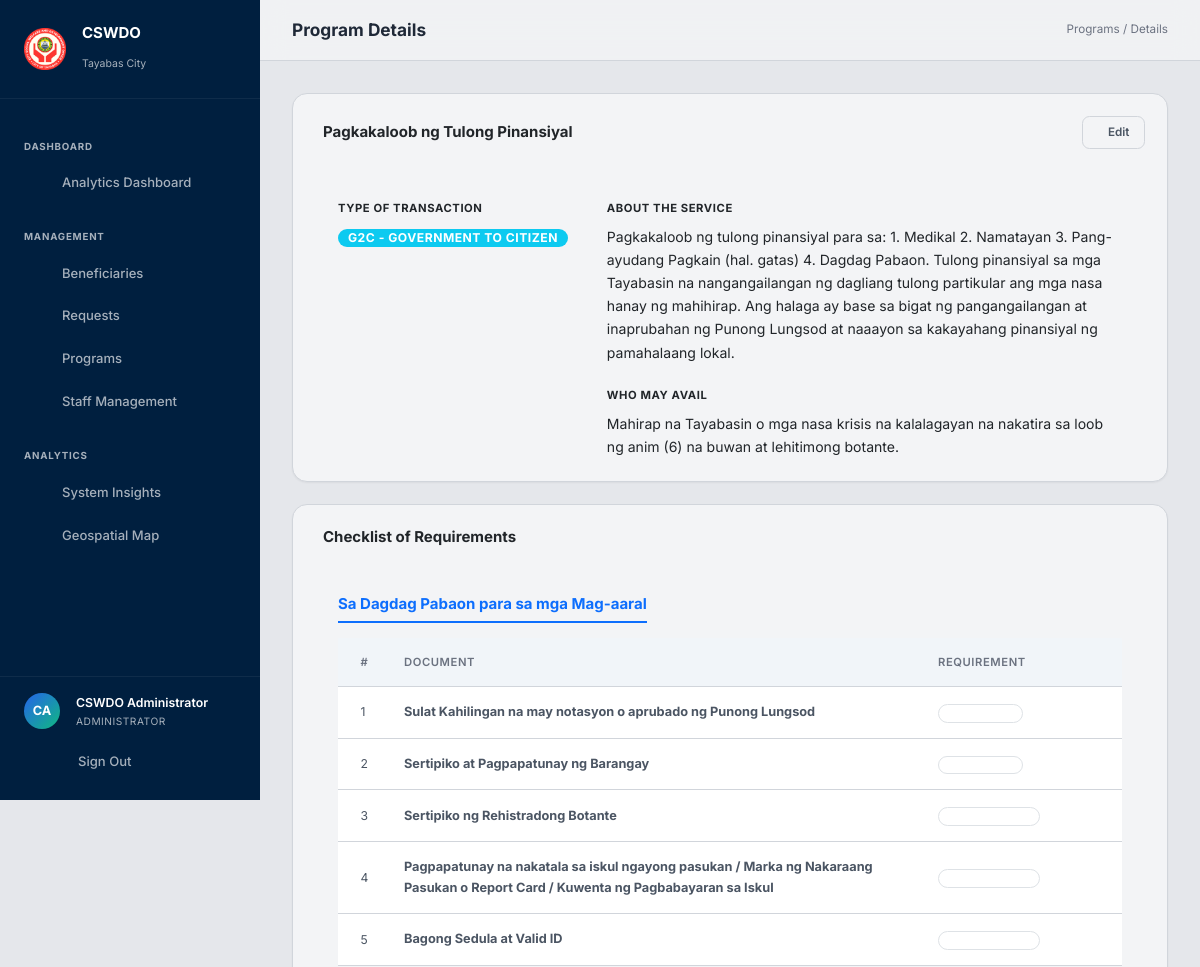
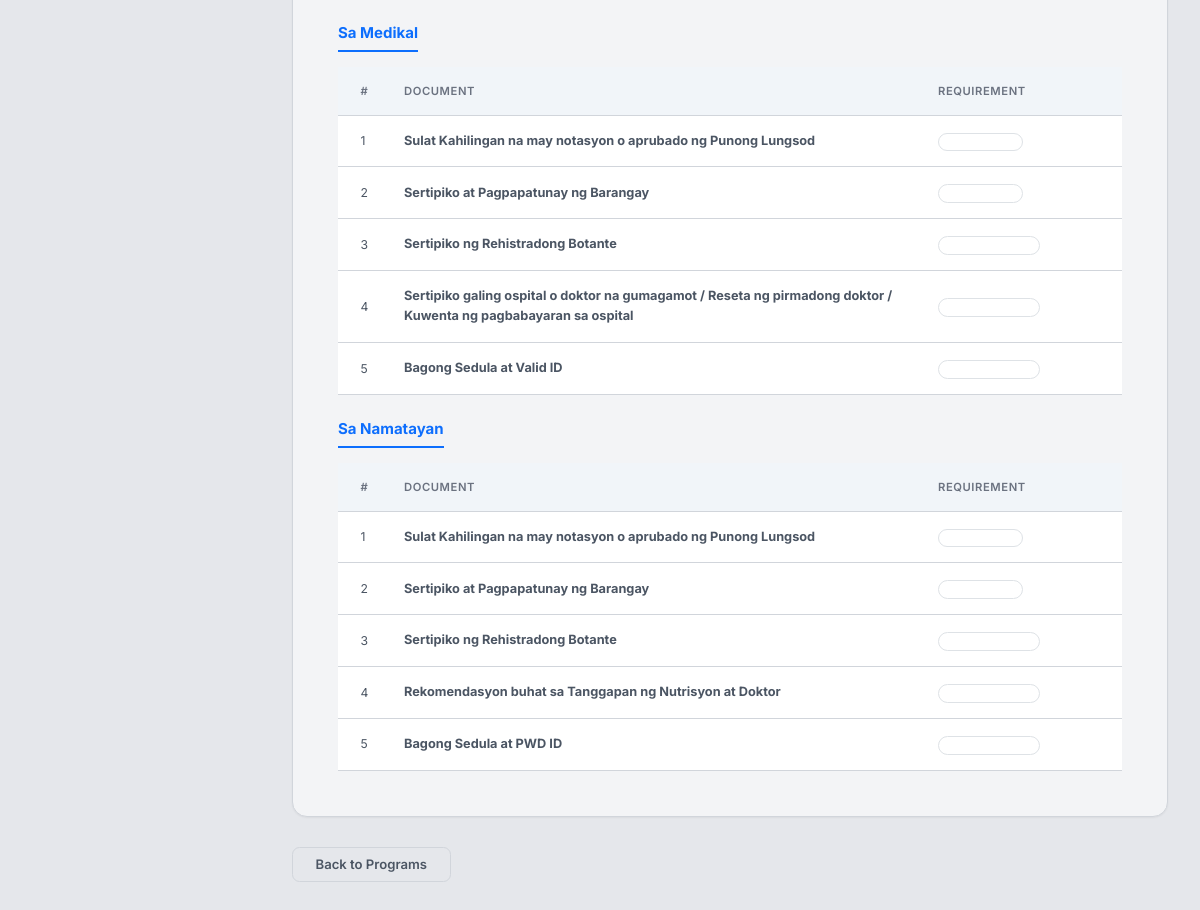
The page /programs/13/ (signed in) on the database its author committed (2 pictures, top to bottom).
### core/models.py (models this page shows, shortened)
class Program(models.Model):
    name = models.CharField(max_length=300, unique=True)
    description = models.TextField(blank=True)
    transaction_type = models.CharField(max_length=100, default='G2C - Government to Citizen')
    who_may_avail = models.TextField(blank=True)
    is_active = models.BooleanField(default=True)
    created_at = models.DateTimeField(auto_now_add=True)
    class Meta:
        ordering = ['name']

class ProgramRequiredDocument(models.Model):
    program = models.ForeignKey(Program, on_delete=models.CASCADE, related_name='required_documents')
    document_name = models.CharField(max_length=300)
    description = models.CharField(max_length=300, blank=True)
    category = models.CharField(max_length=100, blank=True)
    is_required = models.BooleanField(default=True)
    order = models.PositiveIntegerField(default=0)
    class Meta:
        ordering = ['category', 'order']

### core/views.py (the view)
# urls.py: path('programs/<int:pk>/', views.program_detail, name='program_detail'),
@login_required
def program_detail(request, pk):
    program = get_object_or_404(Program, pk=pk)
    program = get_object_or_404(Program, pk=pk)
    required_docs = program.required_documents.all()
    categories = {}
    for doc in required_docs:
        cat = doc.category or 'General'
        if cat not in categories:
            categories[cat] = []
        categories[cat].append(doc)
    return render(request, 'program_detail.html', {
        'program': program,
        'categories': categories,
    })

### core/models.py (called while the page is built)
    @property
    def is_admin(self):
        return self.role == 'admin'

### core/templates/program_detail.html (shortened to what this page needs)
{% extends 'base.html' %}
{% block page_title %}Program Details{% endblock %}
{% block breadcrumb %}Programs / Details{% endblock %}
{% block content %}
<div class="container-fluid px-0" style="max-width: 900px;">
    <div class="card mb-4">
        <div class="card-header border-0 pt-4 px-4 bg-transparent d-flex justify-content-between align-items-center">
            <h4 class="card-title fw-bold mb-0 text-slate-900">
                 {{ program.name }}
            </h4>
            {% if user.profile.is_admin %}
            <a href="{% url 'program_edit' program.pk %}" class="btn btn-outline btn-sm" id="btn-edit-program">
                 Edit
            </a>
            {% endif %}
        </div>
        <div class="card-body px-4 px-md-5 pt-0 pb-4">
            <div class="row g-4 mt-1">
                <div class="col-12 col-md-4">
                    <div class="text-uppercase fw-bold mb-2 text-slate-500" style="font-size: 0.75rem; letter-spacing: 0.05em;">
                        Type of Transaction
                    </div>
                    <span class="badge bg-info text-white" style="font-size: 0.8125rem;">{{ program.transaction_type }}</span>
                </div>
                <div class="col-12 col-md-8">
                    <div class="mb-4">
                        <div class="text-uppercase fw-bold mb-2 text-slate-500" style="font-size: 0.75rem; letter-spacing: 0.05em;">
                            About the Service
                        </div>
                        <p class="text-slate-600" style="font-size: 0.9375rem; line-height: 1.65;">{{ program.description }}</p>
                    </div>
                    {% if program.who_may_avail %}
                    <div>
                        <div class="text-uppercase fw-bold mb-2 text-slate-500" style="font-size: 0.75rem; letter-spacing: 0.05em;">
                            Who May Avail
                        </div>
                        <p class="text-slate-600" style="font-size: 0.9375rem; line-height: 1.65; margin-bottom: 0;">{{ program.who_may_avail }}</p>
                    </div>
                    {% endif %}
                </div>
            </div>
        </div>
    </div>
    <div class="card mb-4">
        <div class="card-header border-0 pt-4 px-4 bg-transparent">
            <h5 class="card-title fw-bold mb-0 text-slate-900">
                 Checklist of Requirements
            </h5>
        </div>
        <div class="card-body px-4 px-md-5 pt-0 pb-4">
            {% for category, docs in categories.items %}
            {% if category != 'General' %}
            <div class="mt-4 mb-3">
                <h6 class="fw-bold text-primary border-bottom border-primary border-2 pb-2 d-inline-block mb-0">
                    {{ category }}
                </h6>
            </div>
            {% endif %}
            <div class="table-responsive mb-4">
                <table class="table mb-0">
                    <thead>
                        <tr>
                            <th class="ps-4" style="width: 50px;">#</th>
                            <th>Document</th>
                            <th style="width: 200px;">Requirement</th>
                        </tr>
                    </thead>
                    <tbody>
                        {% for doc in docs %}
                        <tr>
                            <td class="ps-4 text-slate-500" style="font-size: 0.8125rem;">{{ forloop.counter }}</td>
                            <td><strong class="text-slate-900">{{ doc.document_name }}</strong></td>
                            <td>
                                {% if doc.description %}
                                <span class="badge bg-slate-100 text-slate-600 border border-slate-200 text-start d-inline-block" style="font-weight: 400;">
                                </span>
                                {% else %}
                                <span class="text-slate-400 ms-2">-</span>
                                {% endif %}
                            </td>
                        </tr>
                        {% endfor %}
                    </tbody>
                </table>
            </div>
            {% endfor %}
        </div>
    </div>
    <div class="d-flex gap-3 mt-4 pt-2 mb-5">
        {% if user.profile.is_admin %}
        <a href="{% url 'program_list' %}" class="btn btn-outline px-4 py-2 fw-semibold">Back to Programs</a>
        {% else %}
        <a href="{% url 'request_assistance' %}" class="btn btn-primary px-4 py-2 fw-semibold text-decoration-none">
            <i class="fi fi-rr-edit me-1"></i> Apply for this Program
        </a>
        <a href="{% url 'user_dashboard' %}" class="btn btn-outline px-4 py-2 fw-semibold text-decoration-none">Back to Dashboard</a>
        {% endif %}
    </div>
</div>
{% endblock %}

### core/templates/base.html (shortened to what this page needs)
{% load static %}
<!DOCTYPE html>
<html lang="en" id="html-root">
<head>
    <link href="https://cdn.jsdelivr.net/npm/bootstrap@5.3.3/dist/css/bootstrap.min.css" rel="stylesheet">
    <link href="https://cdn.jsdelivr.net/npm/bootstrap-icons@1.11.3/font/bootstrap-icons.min.css" rel="stylesheet">
    <link rel='stylesheet'
        href='https://cdn-uicons.flaticon.com/2.1.0/uicons-regular-rounded/css/uicons-regular-rounded.css'>
    <link rel="stylesheet" href="https://unpkg.com/leaflet@1.9.4/dist/leaflet.css" />
    <link rel="stylesheet" href="https://cdn.jsdelivr.net/npm/tom-select@2.3.1/dist/css/tom-select.min.css">
    <link rel="stylesheet" href="{% static 'css/style.css' %}?v=3.2">
</head>
<body x-data="{ sidebarOpen: false }">
    {% block body %}
    <div class="layout">
        <aside class="sidebar" :class="{ 'open': sidebarOpen }" id="sidebar">
            <div class="sidebar-brand">
                <div class="sidebar-brand-icon">
                    <img src="{% static 'images/cswdo_logo.png' %}" alt="CSWDO Logo"
                        style="width: 100%; height: 100%; object-fit: contain;">
                </div>
                <div>
                    <h1>CSWDO</h1>
                    <small>Tayabas City</small>
                </div>
            </div>
            <nav class="sidebar-nav">
                {% if user.is_authenticated and user.profile.is_admin %}
                <div class="sidebar-label">Dashboard</div>
                <a href="{% url 'admin_dashboard' %}"
                    class="sidebar-link {% if request.resolver_match.url_name == 'admin_dashboard' %}active{% endif %}"
                    id="nav-admin-dashboard">
                    <span class="icon"></span> Analytics Dashboard
                </a>
                <div class="sidebar-label">Management</div>
                <a href="{% url 'beneficiary_list' %}"
                    class="sidebar-link {% if request.resolver_match.url_name == 'beneficiary_list' or request.resolver_match.url_name == 'beneficiary_edit' %}active{% endif %}"
                    id="nav-beneficiaries">
                    <span class="icon"></span> Beneficiaries
                </a>
                <a href="{% url 'request_list' %}"
                    class="sidebar-link {% if request.resolver_match.url_name == 'request_list' %}active{% endif %}"
                    id="nav-requests">
                    <span class="icon"></span> Requests
                </a>
                <a href="{% url 'program_list' %}"
                    class="sidebar-link {% if request.resolver_match.url_name == 'program_list' or request.resolver_match.url_name == 'program_add' or request.resolver_match.url_name == 'program_edit' %}active{% endif %}"
                    id="nav-programs">
                    <span class="icon"></span> Programs
                </a>
                <a href="{% url 'staff_management' %}"
                    class="sidebar-link {% if 'staff' in request.resolver_match.url_name %}active{% endif %}"
                    id="nav-staff">
                    <span class="icon"></span> Staff Management
                </a>
                <div class="sidebar-label">Analytics</div>
                <a href="{% url 'admin_insights' %}"
                    class="sidebar-link {% if request.resolver_match.url_name == 'admin_insights' %}active{% endif %}"
                    id="nav-insights">
                    <span class="icon"></span> System Insights
                </a>
                <a href="{% url 'map' %}"
                    class="sidebar-link {% if request.resolver_match.url_name == 'map' %}active{% endif %}"
                    id="nav-map">
                    <span class="icon"></span> Geospatial Map
                </a>
                {% endif %}
            </nav>
            <div class="sidebar-footer">
                <div class="sidebar-user">
                    <div class="sidebar-avatar">{{ user.first_name.0 }}{{ user.last_name.0 }}</div>
                    <div class="sidebar-user-info">
                        <div class="name">{{ user.get_full_name|default:user.username }}</div>
                        <div class="role">{% if user.profile.is_admin %}Administrator{% elif user.profile.is_staff_role %}Staff{% else %}Citizen{% endif %}</div>
                    </div>
                </div>
                <a href="{% url 'logout' %}" class="sidebar-link" style="margin-top: 12px;" id="nav-logout">
                    <span class="icon"></span> Sign Out
                </a>
            </div>
        </aside>
        <main class="main">
            <header class="topbar">
                <div>
                    <span class="topbar-title">{% block page_title %}Dashboard{% endblock %}</span>
                </div>
                <div class="topbar-actions">
                    <span class="topbar-breadcrumb">{% block breadcrumb %}{% endblock %}</span>
                </div>
            </header>
            <div class="content animate-fade">
                {% block content %}{% endblock %}
            </div>
        </main>
    </div>
    {% endblock %}
</body>
</html>

### core/static/css/base.css (style rules this page uses)
:root { --primary: #2563eb; --primary-light: #3b82f6; --primary-dark: #1d4ed8; --accent: #10b981; --accent-light: #34d399; --success: #10b981; --warning: #f59e0b; --danger: #ef4444; --info: #3b82f6; --sidebar-bg: #001F3F; --sidebar-hover: rgba(255, 255, 255, 0.1); --sidebar-active: rgba(255, 255, 255, 0.15); --sidebar-text: rgba(255, 255, 255, 0.65); --sidebar-text-active: #ffffff; --sidebar-width: 260px; --bg: #e5e7eb; --surface: #f3f4f6; --surface-glass: rgba(243, 244, 246, 0.8); --border: #d1d5db; --text: #1f2937; --text-secondary: #4b5563; --text-muted: #6b7280; --space-xs: 4px; --space-sm: 8px; --space-md: 16px; --space-lg: 24px; --space-xl: 32px; --space-2xl: 48px; --radius-sm: 0.375rem; --radius-md: 0.5rem; --radius-lg: 1rem; --radius-xl: 1.5rem; --shadow-sm: 0 1px 2px 0 rgb(0 0 0 / 0.05); --shadow-md: 0 4px 6px -1px rgb(0 0 0 / 0.1), 0 2px 4px -2px rgb(0 0 0 / 0.1); --shadow-lg: 0 10px 15px -3px rgb(0 0 0 / 0.1), 0 4px 6px -4px rgb(0 0 0 / 0.1); --shadow-glow: 0 0 30px rgba(59, 130, 246, 0.1); --ease: cubic-bezier(0.4, 0, 0.2, 1); }
*, *::before, *::after { box-sizing: border-box; margin: 0; padding: 0; }
html { font-size: 15px; -webkit-font-smoothing: antialiased; }
body { font-family: 'Inter', -apple-system, BlinkMacSystemFont, sans-serif; background: var(--bg); color: var(--text); line-height: 1.6; min-height: 100vh; }
a { color: var(--primary); text-decoration: none; transition: color 0.2s var(--ease); }
.animate-fade { animation: fadeUp 0.4s var(--ease); }

### core/static/css/layout.css (style rules this page uses)
.layout { display: flex; min-height: 100vh; }
.sidebar { position: fixed; top: 0; left: 0; width: var(--sidebar-width); height: 100vh; background: var(--sidebar-bg); display: flex; flex-direction: column; z-index: 100; overflow-y: auto; transition: transform 0.3s var(--ease); }
.sidebar-brand { padding: var(--space-lg); border-bottom: 1px solid rgba(255, 255, 255, 0.06); display: flex; align-items: center; gap: var(--space-md); }
.sidebar-brand-icon { width: 42px; height: 42px; border-radius: var(--radius-md); background: transparent; display: flex; align-items: center; justify-content: center; flex-shrink: 0; overflow: hidden; }
.sidebar-brand h1 { font-size: 1rem; font-weight: 700; color: var(--sidebar-text-active); line-height: 1.2; }
.sidebar-brand small { font-size: 0.7rem; color: var(--sidebar-text); font-weight: 400; }
.sidebar-nav { flex: 1; padding: var(--space-md) var(--space-sm); }
.sidebar-label { font-size: 0.65rem; font-weight: 700; text-transform: uppercase; letter-spacing: 0.08em; color: var(--sidebar-text); padding: var(--space-lg) var(--space-md) var(--space-sm); }
.sidebar-link { display: flex; align-items: center; gap: var(--space-md); padding: 10px var(--space-md); border-radius: var(--radius-sm); color: var(--sidebar-text); font-size: 0.87rem; font-weight: 500; transition: all 0.2s var(--ease); margin-bottom: 2px; }
.sidebar-footer { padding: var(--space-md) var(--space-lg); border-top: 1px solid rgba(255, 255, 255, 0.06); }
.sidebar-user { display: flex; align-items: center; gap: var(--space-md); }
.sidebar-avatar { width: 36px; height: 36px; border-radius: 50%; background: linear-gradient(135deg, var(--primary) 0%, var(--accent) 100%); display: flex; align-items: center; justify-content: center; color: #fff; font-size: 0.85rem; font-weight: 700; }
.sidebar-user-info { flex: 1; }
.sidebar-user-info .name { color: var(--sidebar-text-active); font-size: 0.82rem; font-weight: 600; }
.sidebar-user-info .role { font-size: 0.68rem; color: var(--sidebar-text); text-transform: uppercase; letter-spacing: 0.05em; }
.main { margin-left: var(--sidebar-width); flex: 1; min-width: 0; }
.topbar { background: var(--surface); border-bottom: 1px solid var(--border); padding: var(--space-md) var(--space-xl); display: flex; align-items: center; justify-content: space-between; position: sticky; top: 0; z-index: 50; backdrop-filter: blur(12px); background: var(--surface-glass); }
.topbar-title { font-size: 1.15rem; font-weight: 700; color: var(--text); }
.topbar-breadcrumb { font-size: 0.78rem; color: var(--text-muted); }
.topbar-actions { display: flex; align-items: center; gap: var(--space-md); }
.content { padding: var(--space-xl); max-width: 1400px; }
body { top: 0 !important; }

### rows shown on the page
Program: name "Pagkakaloob ng Tulong Pinansiyal", transaction_type "G2C - GOVERNMENT TO CITIZEN", description "Pagkakaloob ng tulong pinansiyal para sa: 1. Medikal 2. Namatayan 3. Pang-ayudang Pagkain (hal. gatas) 4. Dagdag Pabaon. Tulong pinansiyal sa mga Tayabasin na nangangailangan ng dagliang tulong partikular ang mga nasa hanay ng mahihirap. Ang halaga ay base sa bigat ng pangangailangan at inaprubahan ng Punong Lungsod at naaayon sa kakayahang pinansiyal ng pamahalaang lokal.", who_may_avail "Mahirap na Tayabasin o mga nasa krisis na kalalagayan na nakatira sa loob ng anim (6) na buwan at lehitimong botante."
ProgramRequiredDocument: category "Sa Dagdag Pabaon para sa mga Mag-aaral", document_name "Sulat Kahilingan na may notasyon o aprubado ng Punong Lungsod"
ProgramRequiredDocument: document_name "Sertipiko at Pagpapatunay ng Barangay"
ProgramRequiredDocument: document_name "Sertipiko ng Rehistradong Botante"
ProgramRequiredDocument: document_name "Pagpapatunay na nakatala sa iskul ngayong pasukan / Marka ng Nakaraang Pasukan o Report Card / Kuwenta ng Pagbabayaran sa Iskul"
ProgramRequiredDocument: document_name "Bagong Sedula at Valid ID"
ProgramRequiredDocument: category "Sa Medikal", document_name "Sulat Kahilingan na may notasyon o aprubado ng Punong Lungsod"
ProgramRequiredDocument: document_name "Sertipiko at Pagpapatunay ng Barangay"
ProgramRequiredDocument: document_name "Sertipiko ng Rehistradong Botante"
ProgramRequiredDocument: document_name "Sertipiko galing ospital o doktor na gumagamot / Reseta ng pirmadong doktor / Kuwenta ng pagbabayaran sa ospital"
ProgramRequiredDocument: document_name "Bagong Sedula at Valid ID"
ProgramRequiredDocument: category "Sa Namatayan", document_name "Sulat Kahilingan na may notasyon o aprubado ng Punong Lungsod"
ProgramRequiredDocument: document_name "Sertipiko at Pagpapatunay ng Barangay"
ProgramRequiredDocument: document_name "Sertipiko ng Rehistradong Botante"
ProgramRequiredDocument: document_name "Rekomendasyon buhat sa Tanggapan ng Nutrisyon at Doktor"
ProgramRequiredDocument: document_name "Bagong Sedula at PWD ID"

### other values the page prints
{{ user.first_name.0 }} "C"
{{ user.last_name.0 }} "A"
{{ user.get_full_name|default:user.username }} "CSWDO Administrator"
